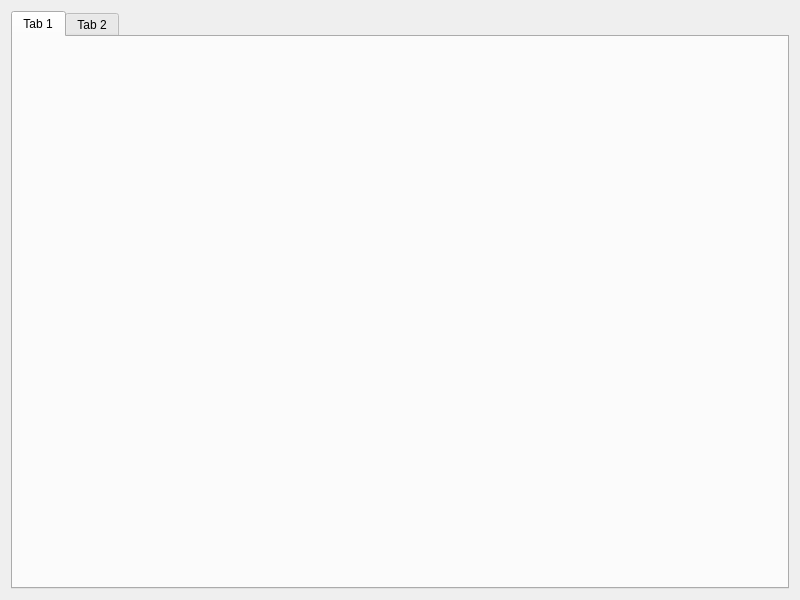
<?xml version="1.0" encoding="UTF-8"?>
<ui version="4.0">
 <class>fusionResponsableIg</class>
 <widget class="QWidget" name="fusionResponsableIg">
  <property name="geometry">
   <rect>
    <x>0</x>
    <y>0</y>
    <width>800</width>
    <height>600</height>
   </rect>
  </property>
  <property name="windowTitle">
   <string>fusionResponsableIg</string>
  </property>
  <layout class="QHBoxLayout" name="horizontalLayout">
   <item>
    <widget class="QTabWidget" name="tabWidget">
     <widget class="QWidget" name="tab">
      <attribute name="title">
       <string>Tab 1</string>
      </attribute>
     </widget>
     <widget class="QWidget" name="tab_2">
      <attribute name="title">
       <string>Tab 2</string>
      </attribute>
     </widget>
    </widget>
   </item>
  </layout>
 </widget>
 <resources/>
 <connections/>
</ui>
